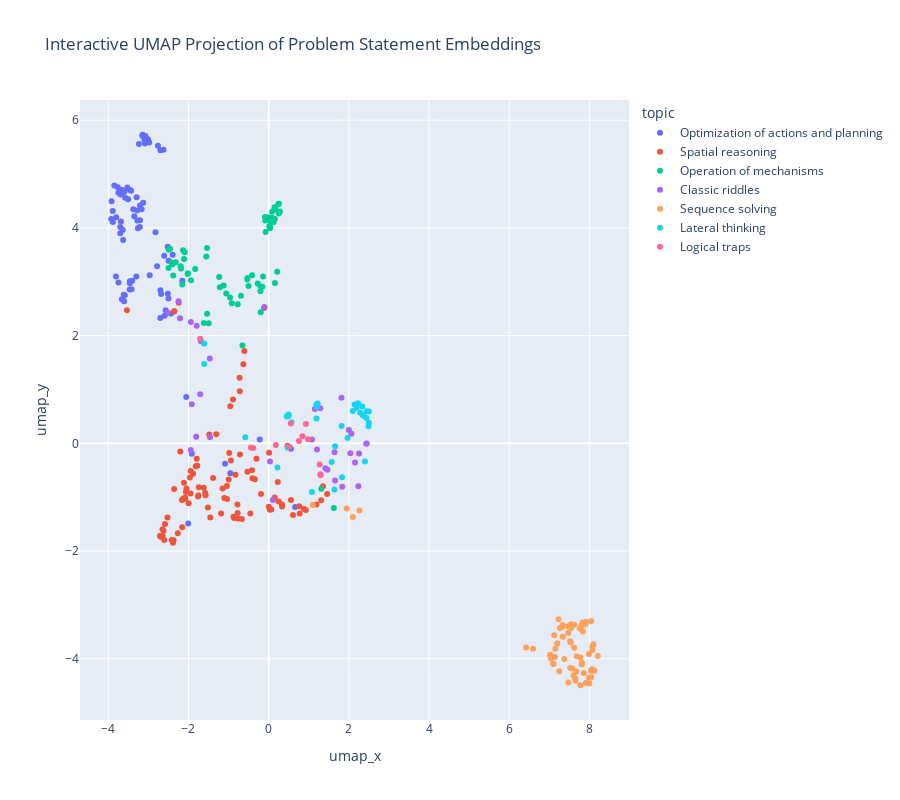

Notebook cell for this chart:
### Code cell
fig = px.scatter(
    df,
    x='umap_x',
    y='umap_y',
    color='topic',
    hover_name='topic',
    hover_data={'problem_statement': True, 'umap_x': False, 'umap_y': False},
    title='Interactive UMAP Projection of Problem Statement Embeddings'
)

fig.update_traces(textposition='top center')
fig.update_layout(height=800)
fig.show()
